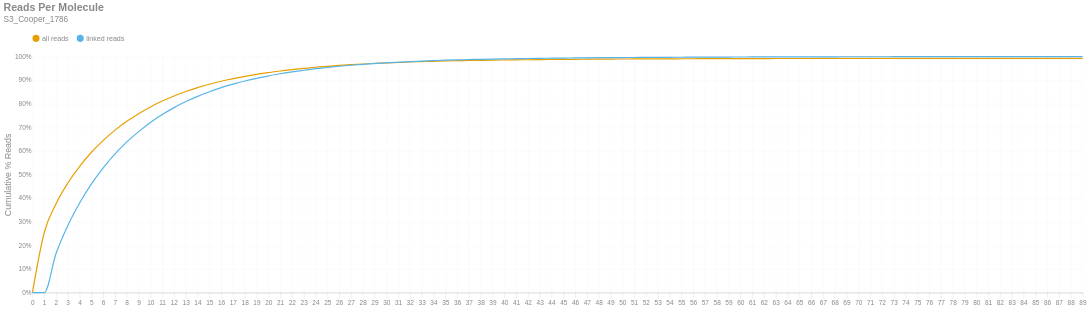

Notebook code cell kept with this figure:
### Markdown cell above
### Reads per Molecule
This chart shows the cumulative distribution of the number of reads per linked molecule. That is, how many alignments are associated with a unique molecule. This excludes the number of reads associated with invalid or absent linked-read barcodes. The `linked` histogram is the percentages recalculated when disregarding singletons.

### Code cell
if SKIPLR:
    print_html(f"Skipped")
else:
    counts = np.bincount(valids['reads'].cast(pl.Int64).to_numpy())
    weighted = counts * np.arange(len(counts))
    all_perc = weighted / n_reads
    linked_perc = weighted / n_linked_reads
    linked_perc[1] = 0
    binned_df = pl.DataFrame({
        'readsper': list(range(len(counts))),
        'all reads (cumsum)': np.cumsum(all_perc).tolist(),
        'linked reads (cumsum)': np.cumsum(linked_perc).tolist(),
    })

    with SafeRender(binned_df):
        (
            density_plot(binned_df, 'Reads Per Molecule', samplename, 'readspmol')
            .encode(
                x=alt.X('readsper:O', title=None).axis(labelAngle=0).scale(padding=0),
                y=alt.Y('value:Q', title='Cumulative % Reads').axis(format='%').stack(False),
                color=alt.Color("key:N").scale(domain=["all reads", "linked reads"]),
                tooltip=[
                    alt.Tooltip("key:N", title="Data Type"),
                    alt.Tooltip("readsper:O", title="Reads Per Molecule"),
                    alt.Tooltip("value:Q", format=".2%", title="% Reads (Cum.)")
                ]            
            )
        ).display()

### Figure 1 — Vega-Lite specification as saved in the notebook (floating-point values rounded to 4 significant figures)
{"width": "container", "height": 400, "config": {"title": {"anchor": "start", "dy": -15, "fontSize": 18, "color": "#888888", "subtitleColor": "#888888", "subtitleFontSize": 14}, "arc": {"fill": "#0072B2"}, "axis": {"domainColor": "#888888", "domainWidth": 0.5, "gridWidth": 0.2, "grid": false, "titleFontWeight": 400, "titleFontSize": 15, "labelFontSize": 11, "labelColor": "#888888", "tickColor": "#888888", "tickWidth": 0.2, "titleColor": "#888888"}, "axisBand": {"grid": false}, "axisX": {"grid": true, "tickSize": 10, "domainCap": "round"}, "axisY": {"domain": false, "grid": true, "tickSize": 0, "domainCap": "round"}, "background": "transparent", "header": {"labelFontSize": 15, "labelColor": "#888888", "titleFontSize": 15, "titleFontWeight": 600, "titleColor": "#888888"}, "legend": {"labelFont": "sans-serif", "labelFontSize": 12, "labelColor": "#888888", "symbolSize": 100, "symbolType": "circle", "titleFontSize": 12, "titlePadding": 10, "titleColor": "#888888", "title": null, "orient": "top"}, "range": {"category": ["#E69F00", "#56B4E9", "#009E73", "#F0E442", "#0072B2", "#D55E00", "#CC79A7", "#000000"], "diverging": ["#cfe8f3", "#a2d4ec", "#73bfe2", "#46abdb", "#1696d2", "#12719e"]}, "area": {"fill": "#0072B2", "fillOpacity": 0.7, "line": true, "strokeOpacity": 0.7}, "line": {"color": "#0072B2", "stroke": "#0072B2", "strokeWidth": 2}, "trail": {"color": "#0072B2", "stroke": "#0072B2", "strokeWidth": 0, "size": 1}, "point": {"filled": true, "fillOpacity": 1.0, "size": 95}, "text": {"color": "#888888", "fontSize": 11, "align": "right", "fontWeight": 400, "size": 11}, "bar": {"fill": "#0072B2", "stroke": null}, "view": {"stroke": null, "continuousWidth": 660, "continuousHeight": 400}}, "data": {"name": "data-dadd86f87f09ec6986730483505d6a41"}, "mark": {"type": "line", "interpolate": "monotone", "point": {"opacity": 0, "size": 275}}, "encoding": {"color": {"field": "key", "scale": {"domain": ["all reads", "linked reads"]}, "type": "nominal"}, "tooltip": [{"field": "key", "title": "Data Type", "type": "nominal"}, {"field": "readsper", "title": "Reads Per Molecule", "type": "ordinal"}, {"field": "value", "format": ".2%", "title": "% Reads (Cum.)", "type": "quantitative"}], "x": {"axis": {"labelAngle": 0}, "field": "readsper", "scale": {"padding": 0}, "title": null, "type": "ordinal"}, "y": {"axis": {"format": "%"}, "field": "value", "stack": false, "title": "Cumulative % Reads", "type": "quantitative"}}, "params": [{"name": "param_c36ac31b6afebe62", "select": {"type": "point", "fields": ["key"]}, "bind": "legend"}], "title": {"text": "Reads Per Molecule", "subtitle": "S3_Cooper_1786"}, "transform": [{"fold": ["all reads (cumsum)", "linked reads (cumsum)"]}, {"calculate": "replace(datum.key, ' (cumsum)', '')", "as": "key"}, {"filter": {"param": "param_c36ac31b6afebe62"}}], "usermeta": {"embedOptions": {"downloadFileName": "S3_Cooper_1786.readspmol"}}, "$schema": "https://vega.github.io/schema/vega-lite/v6.1.0.json", "datasets": {"data-dadd86f87f09ec6986730483505d6a41": [{"readsper": 0, "all reads (cumsum)": 0.0, "linked reads (cumsum)": 0.0}, {"readsper": 1, "all reads (cumsum)": 0.2548, "linked reads (cumsum)": 0.0}, {"readsper": 2, "all reads (cumsum)": 0.3771, "linked reads (cumsum)": 0.1658}, {"readsper": 3, "all reads (cumsum)": 0.4646, "linked reads (cumsum)": 0.2843}, {"readsper": 4, "all reads (cumsum)": 0.5352, "linked reads (cumsum)": 0.3799}, {"readsper": 5, "all reads (cumsum)": 0.5948, "linked reads (cumsum)": 0.4608}, {"readsper": 6, "all reads (cumsum)": 0.6451, "linked reads (cumsum)": 0.5289}, {"readsper": 7, "all reads (cumsum)": 0.6886, "linked reads (cumsum)": 0.5878}, {"readsper": 8, "all reads (cumsum)": 0.7261, "linked reads (cumsum)": 0.6386}, {"readsper": 9, "all reads (cumsum)": 0.7584, "linked reads (cumsum)": 0.6824}, {"readsper": 10, "all reads (cumsum)": 0.787, "linked reads (cumsum)": 0.7212}, {"readsper": 11, "all reads (cumsum)": 0.8117, "linked reads (cumsum)": 0.7545}, {"readsper": 12, "all reads (cumsum)": 0.8334, "linked reads (cumsum)": 0.784}, {"readsper": 13, "all reads (cumsum)": 0.8523, "linked reads (cumsum)": 0.8096}, {"readsper": 14, "all reads (cumsum)": 0.8687, "linked reads (cumsum)": 0.8318}, {"readsper": 15, "all reads (cumsum)": 0.8829, "linked reads (cumsum)": 0.8511}, {"readsper": 16, "all reads (cumsum)": 0.8959, "linked reads (cumsum)": 0.8686}, {"readsper": 17, "all reads (cumsum)": 0.9069, "linked reads (cumsum)": 0.8835}, {"readsper": 18, "all reads (cumsum)": 0.9165, "linked reads (cumsum)": 0.8966}, {"readsper": 19, "all reads (cumsum)": 0.925, "linked reads (cumsum)": 0.9081}, {"readsper": 20, "all reads (cumsum)": 0.9324, "linked reads (cumsum)": 0.9181}, {"readsper": 21, "all reads (cumsum)": 0.9393, "linked reads (cumsum)": 0.9275}, {"readsper": 22, "all reads (cumsum)": 0.9451, "linked reads (cumsum)": 0.9353}, {"readsper": 23, "all reads (cumsum)": 0.9502, "linked reads (cumsum)": 0.9422}, {"readsper": 24, "all reads (cumsum)": 0.9551, "linked reads (cumsum)": 0.9489}, {"readsper": 25, "all reads (cumsum)": 0.959, "linked reads (cumsum)": 0.9541}, {"readsper": 26, "all reads (cumsum)": 0.9627, "linked reads (cumsum)": 0.9592}, {"readsper": 27, "all reads (cumsum)": 0.966, "linked reads (cumsum)": 0.9636}, {"readsper": 28, "all reads (cumsum)": 0.9688, "linked reads (cumsum)": 0.9674}, {"readsper": 29, "all reads (cumsum)": 0.9712, "linked reads (cumsum)": 0.9706}, {"readsper": 30, "all reads (cumsum)": 0.9735, "linked reads (cumsum)": 0.9738}, {"readsper": 31, "all reads (cumsum)": 0.9754, "linked reads (cumsum)": 0.9763}, {"readsper": 32, "all reads (cumsum)": 0.9772, "linked reads (cumsum)": 0.9788}, {"readsper": 33, "all reads (cumsum)": 0.9788, "linked reads (cumsum)": 0.9809}, {"readsper": 34, "all reads (cumsum)": 0.9803, "linked reads (cumsum)": 0.983}, {"readsper": 35, "all reads (cumsum)": 0.9818, "linked reads (cumsum)": 0.985}, {"readsper": 36, "all reads (cumsum)": 0.9828, "linked reads (cumsum)": 0.9864}, {"readsper": 37, "all reads (cumsum)": 0.9836, "linked reads (cumsum)": 0.9874}, {"readsper": 38, "all reads (cumsum)": 0.9845, "linked reads (cumsum)": 0.9887}, {"readsper": 39, "all reads (cumsum)": 0.9853, "linked reads (cumsum)": 0.9898}, {"readsper": 40, "all reads (cumsum)": 0.9859, "linked reads (cumsum)": 0.9906}, {"readsper": 41, "all reads (cumsum)": 0.9864, "linked reads (cumsum)": 0.9912}, {"readsper": 42, "all reads (cumsum)": 0.987, "linked reads (cumsum)": 0.992}, {"readsper": 43, "all reads (cumsum)": 0.9875, "linked reads (cumsum)": 0.9927}, {"readsper": 44, "all reads (cumsum)": 0.988, "linked reads (cumsum)": 0.9934}, {"readsper": 45, "all reads (cumsum)": 0.9884, "linked reads (cumsum)": 0.994}, {"readsper": 46, "all reads (cumsum)": 0.9888, "linked reads (cumsum)": 0.9945}, {"readsper": 47, "all reads (cumsum)": 0.9892, "linked reads (cumsum)": 0.9951}, {"readsper": 48, "all reads (cumsum)": 0.9896, "linked reads (cumsum)": 0.9955}, {"readsper": 49, "all reads (cumsum)": 0.9898, "linked reads (cumsum)": 0.9959}, {"readsper": 50, "all reads (cumsum)": 0.99, "linked reads (cumsum)": 0.9962}, {"readsper": 51, "all reads (cumsum)": 0.9902, "linked reads (cumsum)": 0.9965}, {"readsper": 52, "all reads (cumsum)": 0.9905, "linked reads (cumsum)": 0.9968}, {"readsper": 53, "all reads (cumsum)": 0.9906, "linked reads (cumsum)": 0.997}, {"readsper": 54, "all reads (cumsum)": 0.9908, "linked reads (cumsum)": 0.9972}, {"readsper": 55, "all reads (cumsum)": 0.991, "linked reads (cumsum)": 0.9975}, {"readsper": 56, "all reads (cumsum)": 0.9912, "linked reads (cumsum)": 0.9977}, {"readsper": 57, "all reads (cumsum)": 0.9914, "linked reads (cumsum)": 0.998}, {"readsper": 58, "all reads (cumsum)": 0.9915, "linked reads (cumsum)": 0.9981}, {"readsper": 59, "all reads (cumsum)": 0.9915, "linked reads (cumsum)": 0.9982}, {"readsper": 60, "all reads (cumsum)": 0.9917, "linked reads (cumsum)": 0.9984}, {"readsper": 61, "all reads (cumsum)": 0.9918, "linked reads (cumsum)": 0.9986}, {"readsper": 62, "all reads (cumsum)": 0.9919, "linked reads (cumsum)": 0.9987}, {"readsper": 63, "all reads (cumsum)": 0.992, "linked reads (cumsum)": 0.9988}, {"readsper": 64, "all reads (cumsum)": 0.9921, "linked reads (cumsum)": 0.999}, {"readsper": 65, "all reads (cumsum)": 0.9922, "linked reads (cumsum)": 0.9991}, {"readsper": 66, "all reads (cumsum)": 0.9923, "linked reads (cumsum)": 0.9992}, {"readsper": 67, "all reads (cumsum)": 0.9923, "linked reads (cumsum)": 0.9993}, {"readsper": 68, "all reads (cumsum)": 0.9924, "linked reads (cumsum)": 0.9993}, {"readsper": 69, "all reads (cumsum)": 0.9925, "linked reads (cumsum)": 0.9995}, {"readsper": 70, "all reads (cumsum)": 0.9925, "linked reads (cumsum)": 0.9996}, {"readsper": 71, "all reads (cumsum)": 0.9926, "linked reads (cumsum)": 0.9997}, {"readsper": 72, "all reads (cumsum)": 0.9926, "linked reads (cumsum)": 0.9997}, {"readsper": 73, "all reads (cumsum)": 0.9926, "linked reads (cumsum)": 0.9997}, {"readsper": 74, "all reads (cumsum)": 0.9927, "linked reads (cumsum)": 0.9998}, {"readsper": 75, "all reads (cumsum)": 0.9927, "linked reads (cumsum)": 0.9998}, {"readsper": 76, "all reads (cumsum)": 0.9927, "linked reads (cumsum)": 0.9998}, {"readsper": 77, "all reads (cumsum)": 0.9928, "linked reads (cumsum)": 0.9999}, {"readsper": 78, "all reads (cumsum)": 0.9928, "linked reads (cumsum)": 0.9999}, {"readsper": 79, "all reads (cumsum)": 0.9928, "linked reads (cumsum)": 0.9999}, {"readsper": 80, "all reads (cumsum)": 0.9928, "linked reads (cumsum)": 0.9999}, {"readsper": 81, "all reads (cumsum)": 0.9928, "linked reads (cumsum)": 1.0}, {"readsper": 82, "all reads (cumsum)": 0.9928, "linked reads (cumsum)": 1.0}, {"readsper": 83, "all reads (cumsum)": 0.9928, "linked reads (cumsum)": 1.0}, {"readsper": 84, "all reads (cumsum)": 0.9928, "linked reads (cumsum)": 1.0}, {"readsper": 85, "all reads (cumsum)": 0.9928, "linked reads (cumsum)": 1.0}, {"readsper": 86, "all reads (cumsum)": 0.9928, "linked reads (cumsum)": 1.0}, {"readsper": 87, "all reads (cumsum)": 0.9928, "linked reads (cumsum)": 1.0}, {"readsper": 88, "all reads (cumsum)": 0.9928, "linked reads (cumsum)": 1.0}, {"readsper": 89, "all reads (cumsum)": 0.9928, "linked reads (cumsum)": 1.0}]}}
